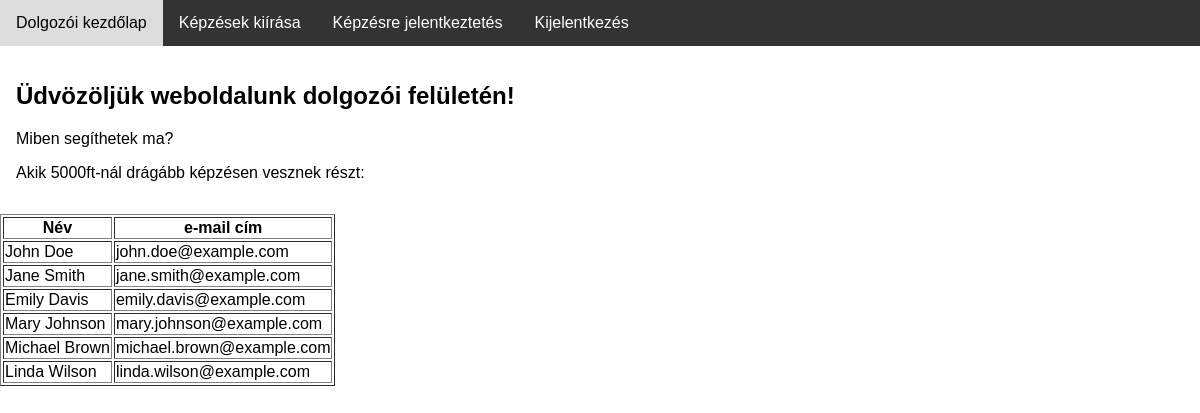
/webalkalmazas/dolgozo_index.php, run on the app's committed database.
### tables this page shows
CREATE TABLE `felhasznalok` (
  `felhasznalo_id` int(11) NOT NULL,
  `jelszo` varchar(255) NOT NULL,
  `elotag` varchar(10) DEFAULT NULL,
  `nev` varchar(255) NOT NULL,
  `email` varchar(255) NOT NULL,
  `szerepkor` varchar(255) NOT NULL,
  `regisztracio_datuma` timestamp NOT NULL DEFAULT current_timestamp() ON UPDATE current_timestamp()
);

### webalkalmazas/processes/lekerdezes2_process.php (the view, shortened to what this page needs)
<?php
$conn = mysqli_connect('localhost', 'root', '') or die('Hibás csatlakozás!');
mysqli_query($conn, 'SET NAMES UTF8');
mysqli_query($conn, "SET character_set_results=utf8");
mysqli_set_charset($conn, 'utf8');
if (mysqli_select_db($conn, 'munkakozvetito')) {
    $sql = "SELECT felhasznalok.nev, felhasznalok.email
            FROM felhasznalok
            WHERE felhasznalok.felhasznalo_id IN (
                SELECT resztvevok.felhasznalo_id
                FROM resztvevok
                INNER JOIN kepzesek ON resztvevok.kepzes_id = kepzesek.kepzes_id
                WHERE kepzesek.kepzes_ara > 500
            );";
    $res = mysqli_query($conn, $sql) or die ('Hibás utasítás!');
    echo '<table border=1>';
    echo '<tr>';
    echo '<th>Név</th>';
    echo '<th>e-mail cím</th>';
    echo '</tr>';
    while ( ($current_row = mysqli_fetch_assoc($res))!= null) {
        echo '<tr>';
        echo '<td>' . $current_row["nev"] . '</td>';
        echo '<td>' . $current_row["email"] . '</td>';
        echo '</tr>';
    }
    echo '</table>';
}else {
    die('Nem sikerült csatlakozni az adatbázishoz.');
}
?>

### webalkalmazas/dolgozo_index.php (shortened to what this page needs)
<!DOCTYPE html>
<html lang="hu">
<head>
    <link rel="stylesheet" href="css/styles.css">
</head>
<body>
    <div class="navbar">
        <a href="dolgozo_index.php">Dolgozói kezdőlap</a>
        <a href="dolgozo_kepzes_kiirasa.php">Képzések kiírása</a>
        <a href="dolgozo_kepzesre_jelentkeztetes.php">Képzésre jelentkeztetés</a>
        <a href="login.php">Kijelentkezés</a>
    </div>
    <div style="padding:16px">
        <h2>Üdvözöljük weboldalunk dolgozói felületén!</h2>
        <p>Miben segíthetek ma?</p>
        <p>Akik 5000ft-nál drágább képzésen vesznek részt:</p>
    </div>
    <?php include 'processes/lekerdezes2_process.php'; ?>
</body>
</html>

### webalkalmazas/css/styles.css (style rules this page uses)
body { font-family: Arial, sans-serif; margin: 0; padding: 0; }
.navbar { background-color: #333; overflow: hidden; }
.navbar a { float: left; display: block; color: white; text-align: center; padding: 14px 16px; text-decoration: none; }

### data on the page
felhasznalok: nev "John Doe", email "john.doe@example.com"
felhasznalok: nev "Jane Smith", email "jane.smith@example.com"
felhasznalok: nev "Emily Davis", email "emily.davis@example.com"
felhasznalok: nev "Mary Johnson", email "mary.johnson@example.com"
felhasznalok: nev "Michael Brown", email "michael.brown@example.com"
felhasznalok: nev "Linda Wilson", email "linda.wilson@example.com"
